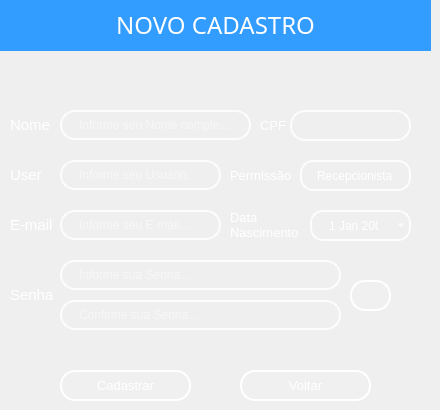
    <widget class="QWidget" name="page_3">
     <widget class="QLineEdit" name="lineEdit_email">
      <property name="geometry">
       <rect>
        <x>60</x>
        <y>210</y>
        <width>161</width>
        <height>30</height>
       </rect>
      </property>
      <property name="font">
       <font>
        <family>MS Shell Dlg 2</family>
        <italic>false</italic>
       </font>
      </property>
      <property name="styleSheet">
       <string notr="true">QLineEdit {
    /* Borda e fundo */
    border: 2px solid rgba(255, 255, 255, 200);
    border-radius: 15px;
    background-color: rgba(0, 0, 0, 0); /* Totalmente transparente */
    
    /* Espaçamento interno */
    padding: 5px 15px;
    
    /* Cor do texto */
    color: white;
    
    /* Melhora a renderização */
    background-clip: padding-box;
}

/* Efeito ao focar */
QLineEdit:focus {
    border: 2px solid rgba(255, 255, 255, 255);
    background-color: rgba(255, 255, 255, 20);
}</string>
      </property>
      <property name="placeholderText">
       <string>Informe seu E-mail...</string>
      </property>
     </widget>
     <widget class="QLabel" name="label_name_4">
      <property name="geometry">
       <rect>
        <x>10</x>
        <y>100</y>
        <width>411</width>
        <height>51</height>
       </rect>
      </property>
      <property name="font">
       <font>
        <family>MS Shell Dlg 2</family>
        <pointsize>10</pointsize>
        <weight>50</weight>
        <italic>false</italic>
        <bold>false</bold>
       </font>
      </property>
      <property name="styleSheet">
       <string notr="true">QLabel {
    background: transparent;
    color: white; /* ou o azul da paleta: #339CFF */
    border: none;
    padding: 0px;
}
</string>
      </property>
      <property name="text">
       <string>&lt;html&gt;&lt;head/&gt;&lt;body&gt;&lt;p&gt;&lt;span style=&quot; font-size:11pt;&quot;&gt;Nome&lt;/span&gt;&lt;/p&gt;&lt;/body&gt;&lt;/html&gt;</string>
      </property>
     </widget>
     <widget class="QLineEdit" name="lineEdit_name">
      <property name="geometry">
       <rect>
        <x>60</x>
        <y>110</y>
        <width>191</width>
        <height>30</height>
       </rect>
      </property>
      <property name="font">
       <font>
        <family>MS Shell Dlg 2</family>
        <italic>false</italic>
       </font>
      </property>
      <property name="styleSheet">
       <string notr="true">QLineEdit {
    /* Borda e fundo */
    border: 2px solid rgba(255, 255, 255, 200);
    border-radius: 15px;
    background-color: rgba(0, 0, 0, 0); /* Totalmente transparente */
    
    /* Espaçamento interno */
    padding: 5px 15px;
    
    /* Cor do texto */
    color: white;
    
    /* Melhora a renderização */
    background-clip: padding-box;
}

/* Efeito ao focar */
QLineEdit:focus {
    border: 2px solid rgba(255, 255, 255, 255);
    background-color: rgba(255, 255, 255, 36);
}</string>
      </property>
      <property name="placeholderText">
       <string>Informe seu Nome completo...</string>
      </property>
     </widget>
     <widget class="QLabel" name="label_user_6">
      <property name="geometry">
       <rect>
        <x>10</x>
        <y>150</y>
        <width>411</width>
        <height>51</height>
       </rect>
      </property>
      <property name="font">
       <font>
        <family>MS Shell Dlg 2</family>
        <pointsize>10</pointsize>
       </font>
      </property>
      <property name="styleSheet">
       <string notr="true">QLabel {
    background: transparent;
    color: white; /* ou o azul da paleta: #339CFF */
    border: none;
    padding: 0px;
}
</string>
      </property>
      <property name="text">
       <string>&lt;html&gt;&lt;head/&gt;&lt;body&gt;&lt;p&gt;&lt;span style=&quot; font-size:11pt;&quot;&gt;User  &lt;/span&gt;&lt;/p&gt;&lt;/body&gt;&lt;/html&gt;</string>
      </property>
     </widget>
     <widget class="QLineEdit" name="lineEdit_user">
      <property name="geometry">
       <rect>
        <x>60</x>
        <y>160</y>
        <width>161</width>
        <height>30</height>
       </rect>
      </property>
      <property name="font">
       <font>
        <family>MS Shell Dlg 2</family>
        <italic>false</italic>
       </font>
      </property>
      <property name="styleSheet">
       <string notr="true">QLineEdit {
    /* Borda e fundo */
    border: 2px solid rgba(255, 255, 255, 200);
    border-radius: 15px;
    background-color: rgba(0, 0, 0, 0); /* Totalmente transparente */
    
    /* Espaçamento interno */
    padding: 5px 15px;
    
    /* Cor do texto */
    color: white;
    
    /* Melhora a renderização */
    background-clip: padding-box;
}

/* Efeito ao focar */
QLineEdit:focus {
    border: 2px solid rgba(255, 255, 255, 255);
    background-color: rgba(255, 255, 255, 20);
}</string>
      </property>
      <property name="placeholderText">
       <string>Informe seu Usuário...</string>
      </property>
     </widget>
     <widget class="QLabel" name="label_2">
      <property name="geometry">
       <rect>
        <x>230</x>
        <y>150</y>
        <width>71</width>
        <height>51</height>
       </rect>
      </property>
      <property name="font">
       <font>
        <family>MS Shell Dlg 2</family>
        <pointsize>10</pointsize>
       </font>
      </property>
      <property name="styleSheet">
       <string notr="true">QLabel {
    background-color: transparent;
    border: none;
    color: black; /* ou qualquer cor de texto */
}</string>
      </property>
      <property name="text">
       <string>&lt;html&gt;&lt;head/&gt;&lt;body&gt;&lt;p&gt;&lt;span style=&quot; color:#ffffff;&quot;&gt;Permissão&lt;/span&gt;&lt;/p&gt;&lt;/body&gt;&lt;/html&gt;</string>
      </property>
     </widget>
     <widget class="QComboBox" name="comboBox">
      <property name="geometry">
       <rect>
        <x>300</x>
        <y>160</y>
        <width>111</width>
        <height>31</height>
       </rect>
      </property>
      <property name="font">
       <font>
        <pointsize>-1</pointsize>
       </font>
      </property>
      <property name="styleSheet">
       <string notr="true">QComboBox {
    border: 2px solid rgba(255, 255, 255, 200);  /* Borda visível */
    border-radius: 13px;
    background-color: transparent;              /* Totalmente transparente */
    padding: 5px 15px;
    color: white;
    font-size: 12px;
    background-clip: padding-box;
}

QComboBox:focus {
    border: 2px solid rgba(255, 255, 255, 255);  /* Borda mais forte no foco */
    background-color: rgba(255, 255, 255, 36);   /* Leve destaque no foco */
}

/* Remove o botão e a seta */
QComboBox::drop-down {
    border: none;
    background: transparent;
    width: 0px;  /* Esconde o espaço reservado pra seta */
}

QComboBox::down-arrow {
    width: 0;
    height: 0;
    border: none;
}

/* Dropdown com estilo flat e legível */
QComboBox QAbstractItemView {
    background-color: #2A2A2A;              /* Fundo da lista */
    color: white;                           /* Texto das opções */
    border: 1px solid rgba(255, 255, 255, 50);
    border-radius: 8px;
    selection-background-color: #339CFF;    /* Azul no hover/seleção */
    selection-color: black;
}
</string>
      </property>
      <item>
       <property name="text">
        <string>Recepcionista</string>
       </property>
      </item>
      <item>
       <property name="text">
        <string>Gerente</string>
       </property>
      </item>
      <item>
       <property name="text">
        <string>Administrador</string>
       </property>
      </item>
     </widget>
     <widget class="QLabel" name="label_passwrd_6">
      <property name="geometry">
       <rect>
        <x>10</x>
        <y>250</y>
        <width>411</width>
        <height>91</height>
       </rect>
      </property>
      <property name="font">
       <font>
        <family>MS Shell Dlg 2</family>
        <pointsize>10</pointsize>
        <weight>50</weight>
        <italic>false</italic>
        <bold>false</bold>
       </font>
      </property>
      <property name="styleSheet">
       <string notr="true">QLabel {
    background: transparent;
    color: white; /* ou o azul da paleta: #339CFF */
    border: none;
    padding: 0px;
}
</string>
      </property>
      <property name="text">
       <string>&lt;html&gt;&lt;head/&gt;&lt;body&gt;&lt;p&gt;&lt;span style=&quot; font-size:11pt;&quot;&gt;Senha&lt;/span&gt;&lt;/p&gt;&lt;/body&gt;&lt;/html&gt;</string>
      </property>
     </widget>
     <widget class="QLineEdit" name="lineEdit_passwrd">
      <property name="geometry">
       <rect>
        <x>60</x>
        <y>260</y>
        <width>281</width>
        <height>30</height>
       </rect>
      </property>
      <property name="font">
       <font>
        <family>MS Shell Dlg 2</family>
        <italic>false</italic>
       </font>
      </property>
      <property name="styleSheet">
       <string notr="true">QLineEdit {
    /* Borda e fundo */
    border: 2px solid rgba(255, 255, 255, 200);
    border-radius: 15px;
    background-color: rgba(0, 0, 0, 0); /* Totalmente transparente */
    
    /* Espaçamento interno */
    padding: 5px 15px;
    
    /* Cor do texto */
    color: white;
    
    /* Melhora a renderização */
    background-clip: padding-box;
}

/* Efeito ao focar */
QLineEdit:focus {
    border: 2px solid rgba(255, 255, 255, 255);
    background-color: rgba(255, 255, 255, 20);
}</string>
      </property>
      <property name="placeholderText">
       <string>Informe sua Senha...</string>
      </property>
     </widget>
     <widget class="QLabel" name="label_email_4">
      <property name="geometry">
       <rect>
        <x>10</x>
        <y>200</y>
        <width>411</width>
        <height>51</height>
       </rect>
      </property>
      <property name="font">
       <font>
        <family>MS Shell Dlg 2</family>
        <pointsize>10</pointsize>
        <weight>50</weight>
        <italic>false</italic>
        <bold>false</bold>
       </font>
      </property>
      <property name="styleSheet">
       <string notr="true">QLabel {
    background: transparent;
    color: white; /* ou o azul da paleta: #339CFF */
    border: none;
    padding: 0px;
}
</string>
      </property>
      <property name="text">
       <string>&lt;html&gt;&lt;head/&gt;&lt;body&gt;&lt;p&gt;&lt;span style=&quot; font-size:11pt;&quot;&gt;E-mail&lt;/span&gt;&lt;/p&gt;&lt;/body&gt;&lt;/html&gt;</string>
      </property>
     </widget>
     <widget class="QLineEdit" name="lineEdit_passwrd_2">
      <property name="geometry">
       <rect>
        <x>60</x>
        <y>300</y>
        <width>281</width>
        <height>30</height>
       </rect>
      </property>
      <property name="font">
       <font>
        <family>MS Shell Dlg 2</family>
        <italic>false</italic>
       </font>
      </property>
      <property name="styleSheet">
       <string notr="true">QLineEdit {
    /* Borda e fundo */
    border: 2px solid rgba(255, 255, 255, 200);
    border-radius: 15px;
    background-color: rgba(0, 0, 0, 0); /* Totalmente transparente */
    
    /* Espaçamento interno */
    padding: 5px 15px;
    
    /* Cor do texto */
    color: white;
    
    /* Melhora a renderização */
    background-clip: padding-box;
}

/* Efeito ao focar */
QLineEdit:focus {
    border: 2px solid rgba(255, 255, 255, 255);
    background-color: rgba(255, 255, 255, 20);
}</string>
      </property>
      <property name="placeholderText">
       <string>Confirme sua Senha...</string>
      </property>
     </widget>
     <widget class="QPushButton" name="bttn_register">
      <property name="geometry">
       <rect>
        <x>60</x>
        <y>370</y>
        <width>131</width>
        <height>31</height>
       </rect>
      </property>
      <property name="font">
       <font>
        <family>MS Shell Dlg 2</family>
        <pointsize>10</pointsize>
        <weight>50</weight>
        <italic>false</italic>
        <bold>false</bold>
       </font>
      </property>
      <property name="styleSheet">
       <string notr="true">QPushButton {
    background-color: rgba(255, 255, 255, 0.5);
    border: 5px solid rgba(255, 255, 255, 0.3); /* Borda branca translúcida */
    color: #333333; /* Texto totalmente opaco */
}

QPushButton:hover {
     background-color: #CFD8DC;
    border-color: rgba(255, 255, 255,255); 
}

QPushButton:pressed {
    background-color: #A0B2C8; /* Azul acinzentado */
border-color: #003366; /* Azul escuro */
}
 QPushButton{border: 2px solid rgba(255, 255, 255, 200);
    border-radius: 15px;
    background-color: rgba(0, 0, 0, 0); /* Totalmente transparente */
    
    /* Espaçamento interno */
    padding: 5px 15px;
    
    /* Cor do texto */
    color: white;
    
    /* Melhora a renderização */
    background-clip: padding-box;
}

/* Efeito ao focar */
QPushButton {
    border: 2px solid rgba(255, 255, 255, 255);
    background-color: rgba(255, 255, 255, 20);
}</string>
      </property>
      <property name="text">
       <string>Cadastrar</string>
      </property>
     </widget>
     <widget class="QPushButton" name="bttn_alterindex">
      <property name="geometry">
       <rect>
        <x>240</x>
        <y>370</y>
        <width>131</width>
        <height>31</height>
       </rect>
      </property>
      <property name="font">
       <font>
        <family>MS Shell Dlg 2</family>
        <pointsize>10</pointsize>
        <weight>50</weight>
        <italic>false</italic>
        <bold>false</bold>
       </font>
      </property>
      <property name="styleSheet">
       <string notr="true">QPushButton {
    background-color: rgba(255, 255, 255, 0.5);
    border: 2px solid rgba(255, 255, 255, 0.3); /* Borda branca translúcida */
    color:#003366; /* Texto totalmente opaco */
}

QPushButton:hover {
     background-color: #CFD8DC;
    border-color: rgba(255, 255, 255,255); 
}

QPushButton:pressed {
    background-color: #A0B2C8; /* Azul acinzentado */
border-color: #003366; /* Azul escuro */
}
 QPushButton{border: 2px solid rgba(255, 255, 255, 200);
    border-radius: 15px;
    background-color: rgba(0, 0, 0, 0); /* Totalmente transparente */
    
    /* Espaçamento interno */
    padding: 5px 15px;
    
    /* Cor do texto */
    color: white;
    
    /* Melhora a renderização */
    background-clip: padding-box;
}

/* Efeito ao focar */
QPushButton {
    border: 2px solid rgba(255, 255, 255, 255);
    background-color: rgba(255, 255, 255, 20);
}</string>
      </property>
      <property name="text">
       <string>Voltar</string>
      </property>
     </widget>
     <widget class="QPushButton" name="bttn_passwrdview_2">
      <property name="geometry">
       <rect>
        <x>350</x>
        <y>280</y>
        <width>41</width>
        <height>31</height>
       </rect>
      </property>
      <property name="styleSheet">
       <string notr="true">QPushButton {
    background-color: rgba(255, 255, 255, 0.5);
    border: 2px solid rgba(255, 255, 255, 0.3); /* Borda branca translúcida */
    color: #333333; /* Texto totalmente opaco */
}

QPushButton:hover {
     background-color: #CFD8DC;
    border-color: rgba(255, 255, 255,255); 
}

QPushButton:pressed {
    background-color: #A0B2C8; /* Azul acinzentado */
border-color: #003366; /* Azul escuro */
}
 QPushButton{border: 2px solid rgba(255, 255, 255, 200);
    border-radius: 15px;
    background-color: rgba(0, 0, 0, 0); /* Totalmente transparente */
    
    /* Espaçamento interno */
    padding: 5px 15px;
    
    /* Cor do texto */
    color: white;
    
    /* Melhora a renderização */
    background-clip: padding-box;
}

/* Efeito ao focar */
QPushButton {
    border: 2px solid rgba(255, 255, 255, 255);
    background-color: rgba(255, 255, 255, 20);
}</string>
      </property>
      <property name="text">
       <string/>
      </property>
      <property name="icon">
       <iconset>
        <normaloff>../../Downloads/visibility_24dp_E3E3E3_FILL0_wght400_GRAD0_opsz24.png</normaloff>../../Downloads/visibility_24dp_E3E3E3_FILL0_wght400_GRAD0_opsz24.png</iconset>
      </property>
      <property name="iconSize">
       <size>
        <width>24</width>
        <height>24</height>
       </size>
      </property>
     </widget>
     <widget class="QLabel" name="label_6">
      <property name="geometry">
       <rect>
        <x>0</x>
        <y>0</y>
        <width>431</width>
        <height>51</height>
       </rect>
      </property>
      <property name="font">
       <font>
        <family>Montserrat Medium</family>
        <pointsize>14</pointsize>
        <italic>false</italic>
       </font>
      </property>
      <property name="styleSheet">
       <string notr="true">background-color: rgb(51, 156, 255);</string>
      </property>
      <property name="text">
       <string>&lt;html&gt;&lt;head/&gt;&lt;body&gt;&lt;p align=&quot;center&quot;&gt;&lt;span style=&quot; font-size:18pt; color:#ffffff;&quot;&gt;NOVO CADASTRO&lt;/span&gt;&lt;/p&gt;&lt;/body&gt;&lt;/html&gt;</string>
      </property>
     </widget>
     <widget class="QLineEdit" name="lineEdit_2">
      <property name="geometry">
       <rect>
        <x>290</x>
        <y>110</y>
        <width>121</width>
        <height>31</height>
       </rect>
      </property>
      <property name="styleSheet">
       <string notr="true">QLineEdit {
    /* Borda e fundo */
    border: 2px solid rgba(255, 255, 255, 200);
    border-radius: 15px;
    background-color: rgba(0, 0, 0, 0); /* Totalmente transparente */
    
    /* Espaçamento interno */
    padding: 5px 15px;
    
    /* Cor do texto */
    color: white;
    
    /* Melhora a renderização */
    background-clip: padding-box;
}

/* Efeito ao focar */
QLineEdit:focus {
    border: 2px solid rgba(255, 255, 255, 255);
    background-color: rgba(255, 255, 255, 36);
}</string>
      </property>
     </widget>
     <widget class="QDateEdit" name="dateEdit_2">
      <property name="geometry">
       <rect>
        <x>310</x>
        <y>210</y>
        <width>101</width>
        <height>31</height>
       </rect>
      </property>
      <property name="styleSheet">
       <string notr="true">/* Estilo do QDateEdit */
QDateEdit {
    border: 2px solid rgba(255, 255, 255, 200);
    border-radius: 13px;
    background-color: transparent;
    padding: 5px 15px;
    color: white;
    font-size: 12px;
}

/* Remove setas laterais */
QDateEdit::up-button, QDateEdit::down-button {
    width: 0;
    height: 0;
}

/* Calendário SEM BORDAS */
QCalendarWidget {
    background-color: #2A2A2A;
    border: 0px;
    color: white;
}

/* Cabeçalho (mês/ano) */
QCalendarWidget QToolButton {
    color: white;
    background: transparent;
    border: 0px;
    padding: 4px;
}

/* Dias da semana (header) */
QCalendarWidget QWidget#qt_calendar_navigationbar {
    color: white;
    background-color: transparent;
}

/* Efeito hover/press */
QCalendarWidget QToolButton:hover,
QCalendarWidget QToolButton:pressed {
    background-color: rgb(51, 156, 255);
    color: white;
    border-radius: 4px;
}

/* Células de data */
QCalendarWidget QAbstractItemView {
    border: 0px;
    color: white;
    selection-background-color: rgb(51, 156, 255);
    selection-color: white;
}

/* Menu de mês/ano */
QCalendarWidget QMenu {
    background-color: #2A2A2A;
    color: white;
    border: 0px;
}

QCalendarWidget QMenu::item:selected {
    background-color: rgb(51, 156, 255);
    color: white;
}</string>
      </property>
      <property name="calendarPopup">
       <bool>true</bool>
      </property>
     </widget>
     <widget class="QLabel" name="label_12">
      <property name="geometry">
       <rect>
        <x>230</x>
        <y>205</y>
        <width>71</width>
        <height>41</height>
       </rect>
      </property>
      <property name="font">
       <font>
        <family>MS Shell Dlg 2</family>
        <pointsize>10</pointsize>
        <italic>false</italic>
       </font>
      </property>
      <property name="styleSheet">
       <string notr="true">QLabel {
    background-color: transparent;
    border: none;
    color: black; /* ou qualquer cor de texto */
}</string>
      </property>
      <property name="text">
       <string>&lt;html&gt;&lt;head/&gt;&lt;body&gt;&lt;p&gt;&lt;span style=&quot; color:#ffffff;&quot;&gt;Data Nascimento&lt;/span&gt;&lt;/p&gt;&lt;/body&gt;&lt;/html&gt;</string>
      </property>
      <property name="wordWrap">
       <bool>true</bool>
      </property>
     </widget>
     <widget class="QLabel" name="label_13">
      <property name="geometry">
       <rect>
        <x>260</x>
        <y>100</y>
        <width>41</width>
        <height>51</height>
       </rect>
      </property>
      <property name="font">
       <font>
        <pointsize>10</pointsize>
       </font>
      </property>
      <property name="styleSheet">
       <string notr="true">QLabel {
    background-color: transparent;
    border: none;
    color: black; /* ou qualquer cor de texto */
}</string>
      </property>
      <property name="text">
       <string>&lt;html&gt;&lt;head/&gt;&lt;body&gt;&lt;p&gt;&lt;span style=&quot; color:#ffffff;&quot;&gt;CPF&lt;/span&gt;&lt;/p&gt;&lt;/body&gt;&lt;/html&gt;</string>
      </property>
     </widget>
     <zorder>label_user_6</zorder>
     <zorder>label_2</zorder>
     <zorder>label_email_4</zorder>
     <zorder>label_name_4</zorder>
     <zorder>lineEdit_name</zorder>
     <zorder>lineEdit_user</zorder>
     <zorder>comboBox</zorder>
     <zorder>label_passwrd_6</zorder>
     <zorder>lineEdit_passwrd</zorder>
     <zorder>lineEdit_email</zorder>
     <zorder>lineEdit_passwrd_2</zorder>
     <zorder>bttn_register</zorder>
     <zorder>bttn_alterindex</zorder>
     <zorder>bttn_passwrdview_2</zorder>
     <zorder>label_6</zorder>
     <zorder>lineEdit_2</zorder>
     <zorder>dateEdit_2</zorder>
     <zorder>label_12</zorder>
     <zorder>label_13</zorder>
    </widget>
